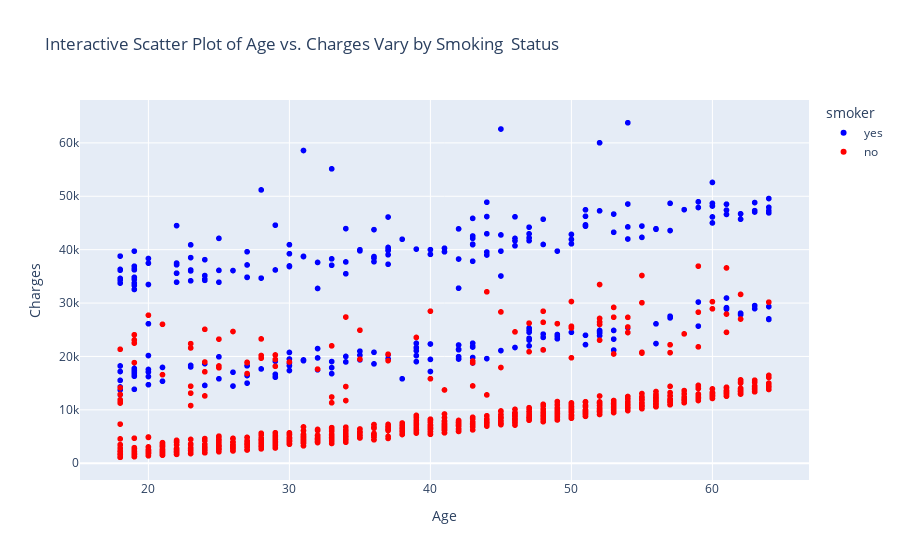

This figure's notebook cell:
### Markdown cell above
How does the relationship between age and charges vary by smoking status?

### Code cell
# interactive scatter plot
fig = px.scatter(
    df,
    x='age',
    y='charges',
    color='smoker',
    title='Interactive Scatter Plot of Age vs. Charges Vary by Smoking  Status',
    labels={'age': 'Age',  'charges': 'Charges'},
    hover_name='smoker',
    color_discrete_sequence=['blue', 'red']
)

fig.show()

### Figure 1 — Plotly figure (JSON) as saved in the notebook; plotly's stock layout.template omitted (floating-point values rounded to 4 significant figures; data arrays with more than 128 entries replaced by an {"elided": "..."} marker saying what was removed)
{"data": [{"hovertemplate": "<b>%{hovertext}</b><br><br>smoker=yes<br>Age=%{x}<br>Charges=%{y}<extra></extra>", "hovertext": {"elided": "274 str values"}, "legendgroup": "yes", "marker": {"color": "blue", "symbol": "circle"}, "mode": "markers", "name": "yes", "showlegend": true, "type": "scattergl", "x": {"elided": "274 int values"}, "xaxis": "x", "y": {"elided": "274 float values"}, "yaxis": "y"}, {"hovertemplate": "<b>%{hovertext}</b><br><br>smoker=no<br>Age=%{x}<br>Charges=%{y}<extra></extra>", "hovertext": {"elided": "1064 str values"}, "legendgroup": "no", "marker": {"color": "red", "symbol": "circle"}, "mode": "markers", "name": "no", "showlegend": true, "type": "scattergl", "x": {"elided": "1064 int values"}, "xaxis": "x", "y": {"elided": "1064 float values"}, "yaxis": "y"}], "layout": {"legend": {"title": {"text": "smoker"}, "tracegroupgap": 0}, "title": {"text": "Interactive Scatter Plot of Age vs. Charges Vary by Smoking  Status"}, "xaxis": {"anchor": "y", "domain": [0, 1], "title": {"text": "Age"}}, "yaxis": {"anchor": "x", "domain": [0, 1], "title": {"text": "Charges"}}}}
